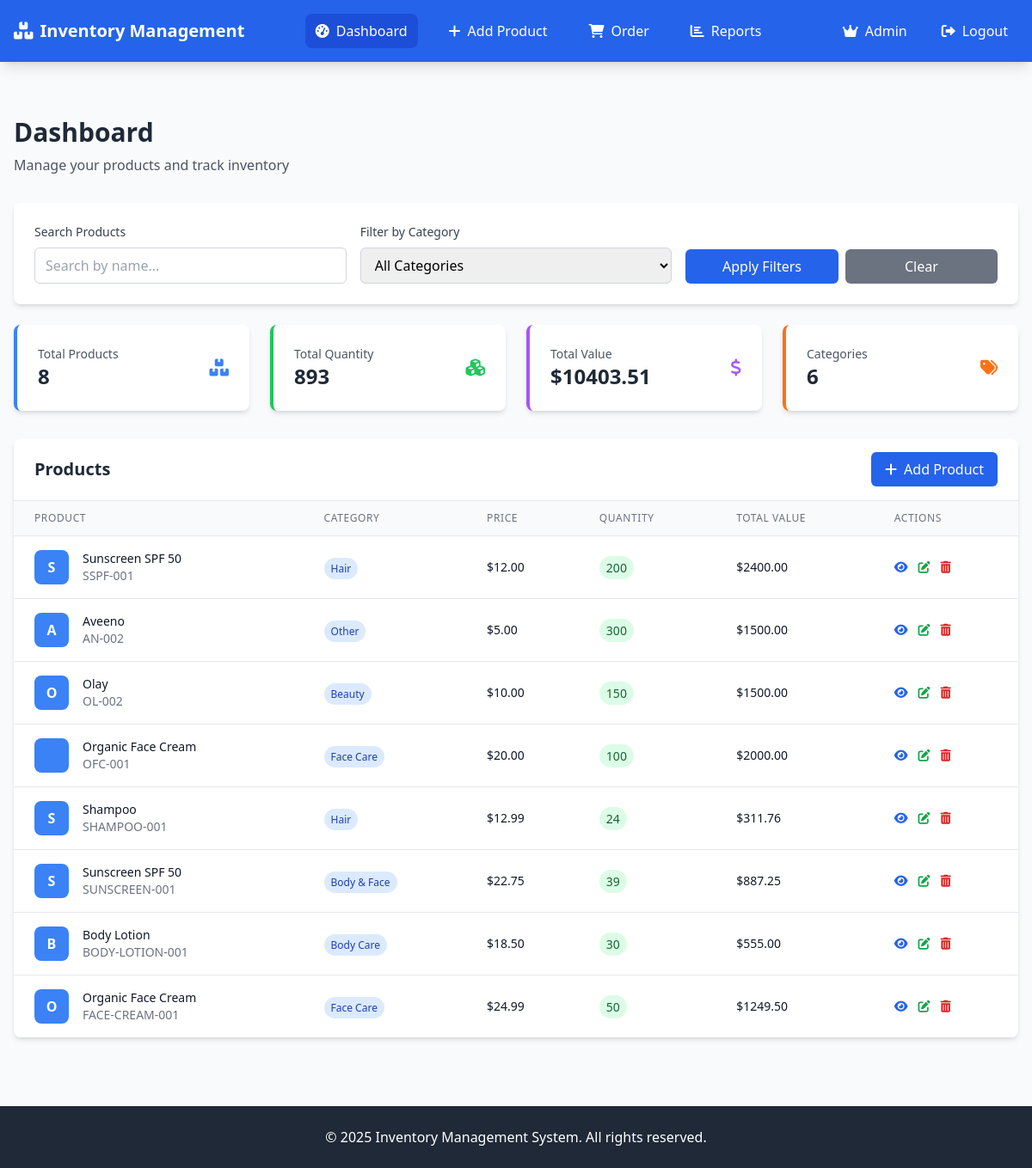
The page / (signed in) on the database its author committed.
### models.py (models this page shows, shortened)
class Product(db.Model):
    __tablename__ = 'products'
    id = db.Column(db.Integer, primary_key=True)
    name = db.Column(db.String(100), nullable=False)
    category = db.Column(db.String(50), nullable=False)
    price = db.Column(db.Float, nullable=False)
    quantity = db.Column(db.Integer, nullable=False)
    description = db.Column(db.Text)
    sku = db.Column(db.String(50), unique=True)
    created_at = db.Column(db.DateTime, default=datetime.utcnow)
    updated_at = db.Column(db.DateTime, default=datetime.utcnow, onupdate=datetime.utcnow)
    @property
    def total_value(self):
        return self.price * self.quantity

### app.py (the view)
@app.route('/')
@login_required
def dashboard():
    search = request.args.get('search', '')
    category = request.args.get('category', '')
    query = Product.query
    if search:
        query = query.filter(Product.name.ilike(f'%{search}%'))
    if category:
        query = query.filter(Product.category == category)
    products = query.order_by(Product.updated_at.desc()).all()
    categories = db.session.query(Product.category).distinct().all()
    categories = [cat[0] for cat in categories]
    total_products = len(products)
    total_quantity = sum(product.quantity for product in products)
    total_value = sum(product.total_value for product in products)
    total_categories = len(set(product.category for product in products))
    return render_template('dashboard.html',
                         products=products,
                         categories=categories,
                         search=search,
                         selected_category=category,
                         total_products=total_products,
                         total_quantity=total_quantity,
                         total_value=total_value,
                         total_categories=total_categories)

### app.py (called while the page is built)
@login_manager.user_loader
def load_user(user_id):
    return User.query.get(int(user_id))

### models.py (called while the page is built)
    def is_admin(self):
        return self.role == 'admin'

### templates/dashboard.html (shortened to what this page needs)
{% extends "base.html" %}
{% block content %}
<div class="mb-8">
    <h1 class="text-3xl font-bold text-gray-800 mb-2">Dashboard</h1>
    <p class="text-gray-600">Manage your products and track inventory</p>
</div>
<div class="bg-white rounded-lg shadow-md p-6 mb-6">
    <form method="GET" action="/" class="grid grid-cols-1 md:grid-cols-3 gap-4">
        <div>
            <label class="block text-sm font-medium text-gray-700 mb-2">Search Products</label>
            <input type="text" name="search" value="{{ search }}" placeholder="Search by name..."
                   class="w-full px-3 py-2 border border-gray-300 rounded-md focus:outline-none focus:ring-2 focus:ring-blue-500">
        </div>
        <div>
            <label class="block text-sm font-medium text-gray-700 mb-2">Filter by Category</label>
            <select name="category" class="w-full px-3 py-2 border border-gray-300 rounded-md focus:outline-none focus:ring-2 focus:ring-blue-500">
                <option value="">All Categories</option>
            </select>
        </div>
        <div class="flex space-x-2 items-end">
            <button type="submit" class="w-full bg-blue-600 text-white px-4 py-2 rounded-md hover:bg-blue-700 transition duration-200">
                Apply Filters
            </button>
            <a href="/" class="w-full bg-gray-500 text-white px-4 py-2 rounded-md hover:bg-gray-600 transition duration-200 text-center">
                Clear
            </a>
        </div>
    </form>
</div>
<div class="grid grid-cols-1 md:grid-cols-4 gap-6 mb-8">
    <div class="bg-white rounded-lg shadow-md p-6 border-l-4 border-blue-500">
        <div class="flex items-center justify-between">
            <div>
                <p class="text-sm font-medium text-gray-600">Total Products</p>
                <p class="text-2xl font-bold text-gray-800">{{ total_products }}</p>
            </div>
            <i class="fas fa-boxes text-blue-500 text-xl"></i>
        </div>
    </div>
    <div class="bg-white rounded-lg shadow-md p-6 border-l-4 border-green-500">
        <div class="flex items-center justify-between">
            <div>
                <p class="text-sm font-medium text-gray-600">Total Quantity</p>
                <p class="text-2xl font-bold text-gray-800">{{ total_quantity }}</p>
            </div>
            <i class="fas fa-cubes text-green-500 text-xl"></i>
        </div>
    </div>
    <div class="bg-white rounded-lg shadow-md p-6 border-l-4 border-purple-500">
        <div class="flex items-center justify-between">
            <div>
                <p class="text-sm font-medium text-gray-600">Total Value</p>
                <p class="text-2xl font-bold text-gray-800">${{ "%.2f"|format(total_value) }}</p>
            </div>
            <i class="fas fa-dollar-sign text-purple-500 text-xl"></i>
        </div>
    </div>
    <div class="bg-white rounded-lg shadow-md p-6 border-l-4 border-orange-500">
        <div class="flex items-center justify-between">
            <div>
                <p class="text-sm font-medium text-gray-600">Categories</p>
                <p class="text-2xl font-bold text-gray-800">{{ total_categories }}</p>
            </div>
            <i class="fas fa-tags text-orange-500 text-xl"></i>
        </div>
    </div>
</div>
<div class="bg-white rounded-lg shadow-md overflow-hidden">
    <div class="px-6 py-4 border-b border-gray-200 flex justify-between items-center">
        <h2 class="text-xl font-semibold text-gray-800">Products</h2>
        <a href="/add-product" class="bg-blue-600 text-white px-4 py-2 rounded-md hover:bg-blue-700 transition duration-200">
            <i class="fas fa-plus mr-2"></i>Add Product
        </a>
    </div>
    {% if products %}
    <div class="overflow-x-auto">
        <table class="min-w-full divide-y divide-gray-200">
            <thead class="bg-gray-50">
                <tr>
                    <th class="px-6 py-3 text-left text-xs font-medium text-gray-500 uppercase tracking-wider">Product</th>
                    <th class="px-6 py-3 text-left text-xs font-medium text-gray-500 uppercase tracking-wider">Category</th>
                    <th class="px-6 py-3 text-left text-xs font-medium text-gray-500 uppercase tracking-wider">Price</th>
                    <th class="px-6 py-3 text-left text-xs font-medium text-gray-500 uppercase tracking-wider">Quantity</th>
                    <th class="px-6 py-3 text-left text-xs font-medium text-gray-500 uppercase tracking-wider">Total Value</th>
                    <th class="px-6 py-3 text-left text-xs font-medium text-gray-500 uppercase tracking-wider">Actions</th>
                </tr>
            </thead>
            <tbody class="bg-white divide-y divide-gray-200">
                {% for product in products %}
                <tr class="hover:bg-gray-50">
                    <td class="px-6 py-4 whitespace-nowrap">
                        <div class="flex items-center">
                            <div class="flex-shrink-0 h-10 w-10 bg-blue-500 rounded-lg flex items-center justify-center text-white font-bold">
                                {{ product.name[0]|upper }}
                            </div>
                            <div class="ml-4">
                                <div class="text-sm font-medium text-gray-900">{{ product.name }}</div>
                                <div class="text-sm text-gray-500">{{ product.sku }}</div>
                            </div>
                        </div>
                    </td>
                    <td class="px-6 py-4 whitespace-nowrap">
                        <span class="px-2 py-1 text-xs font-medium bg-blue-100 text-blue-800 rounded-full">
                            {{ product.category }}
                        </span>
                    </td>
                    <td class="px-6 py-4 whitespace-nowrap text-sm text-gray-900">
                        ${{ "%.2f"|format(product.price) }}
                    </td>
                    <td class="px-6 py-4 whitespace-nowrap">
                        <span class="px-2 py-1 text-sm font-medium {% if product.quantity == 0 %}bg-red-100 text-red-800{% elif product.quantity < 10 %}bg-yellow-100 text-yellow-800{% else %}bg-green-100 text-green-800{% endif %} rounded-full">
                            {{ product.quantity }}
                        </span>
                    </td>
                    <td class="px-6 py-4 whitespace-nowrap text-sm font-medium text-gray-900">
                        ${{ "%.2f"|format(product.total_value) }}
                    </td>
                    <td class="px-6 py-4 whitespace-nowrap text-sm font-medium">
                        <div class="flex space-x-2">
                             <a href="/view-product/{{ product.id }}" class="text-blue-600 hover:text-blue-900">
                                <i class="fas fa-eye mr-1"></i>
                            <a href="/edit-product/{{ product.id }}" class="text-green-600 hover:text-green-900"><i class="fas fa-edit mr-1"></i></a>
                            <a href="/delete-product/{{ product.id }}" class="text-red-600 hover:text-red-900"
                               onclick="return confirm('Are you sure you want to delete this product?')"><i class="fas fa-trash-alt mr-1"></i></a>
                        </div>
                    </td>
                </tr>
                {% endfor %}
            </tbody>
        </table>
    </div>
    {% endif %}
</div>
{% endblock %}

### rows shown on the page
Product: name "S", name "Sunscreen SPF 50", sku "SSPF-001", category "Hair", price "12.00", quantity "200", total_value "2400.00"
Product: name "A", name "Aveeno", sku "AN-002", category "Other", price "5.00", quantity "300", total_value "1500.00"
Product: name "O", name "Olay", sku "OL-002", category "Beauty", price "10.00", quantity "150", total_value "1500.00"
Product: name "Organic Face Cream", sku "OFC-001", category "Face Care", price "20.00", quantity "100", total_value "2000.00"
Product: name "S", name "Shampoo", sku "SHAMPOO-001", category "Hair", price "12.99", quantity "24", total_value "311.76"
Product: name "S", name "Sunscreen SPF 50", sku "SUNSCREEN-001", category "Body & Face", price "22.75", quantity "39", total_value "887.25"
Product: name "B", name "Body Lotion", sku "BODY-LOTION-001", category "Body Care", price "18.50", quantity "30", total_value "555.00"
Product: name "O", name "Organic Face Cream", sku "FACE-CREAM-001", category "Face Care", price "24.99", quantity "50", total_value "1249.50"

### other values the page prints
{{ total_products }} "8"
{{ total_quantity }} "893"
{{ "%.2f"|format(total_value) }} "10403.51"
{{ total_categories }} "6"
